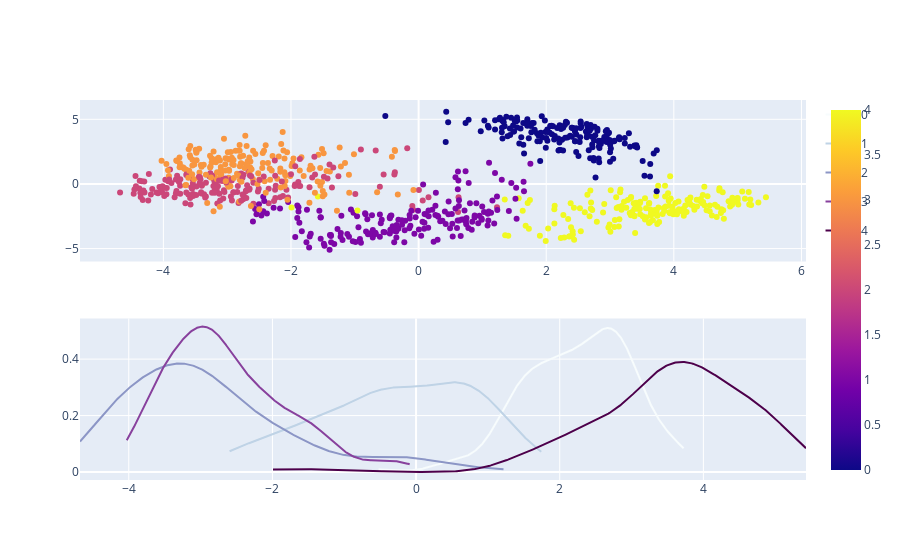

Source (notebook cell):
### Code cell
color_num = 5
fig1 = px.scatter(pca_df,   y= 'p2',    x= 'p1',    color = y
                 ,color_continuous_scale= color_spaces[color_num] 
                #  , color_discrete_sequence='T10' 
                 )

hist_data = [ pca_df[ pca_df.target == i ]['p1'] for i in y.unique()  ]
glabels = list(pca_df.target.unique())
colors = px.colors.sample_colorscale(color_spaces[color_num], len(y.unique()))
for i in glabels:    glabels[i] = str(i)
fig2 = ff.create_distplot(hist_data, group_labels = glabels, show_hist=False, show_rug=False
                          ,colors = colors)
# fig2.show()

fig = make_subplots(rows=2, cols = 1)
fig.add_trace(fig1.data[0], row=1, col=1)
for i in range(len(fig2.data)):    
    fig.add_trace(fig2.data[i], row=2, col=1)
fig.show()

### Figure 1 — Plotly figure (JSON) as saved in the notebook; plotly's stock layout.template omitted (floating-point values rounded to 4 significant figures; data arrays with more than 128 entries replaced by an {"elided": "..."} marker saying what was removed)
{"data": [{"hovertemplate": "p1=%{x}<br>p2=%{y}<br>color=%{marker.color}<extra></extra>", "legendgroup": "", "marker": {"color": {"elided": "901 int values"}, "coloraxis": "coloraxis", "symbol": "circle"}, "mode": "markers", "name": "", "orientation": "v", "showlegend": false, "type": "scatter", "x": {"elided": "901 float values"}, "xaxis": "x", "y": {"elided": "901 float values"}, "yaxis": "y"}, {"legendgroup": "0", "marker": {"color": "rgb(247, 252, 253)"}, "mode": "lines", "name": "0", "showlegend": true, "type": "scatter", "x": {"elided": "500 float values"}, "xaxis": "x2", "y": {"elided": "500 float values"}, "yaxis": "y2"}, {"legendgroup": "1", "marker": {"color": "rgb(191, 211, 230)"}, "mode": "lines", "name": "1", "showlegend": true, "type": "scatter", "x": {"elided": "500 float values"}, "xaxis": "x2", "y": {"elided": "500 float values"}, "yaxis": "y2"}, {"legendgroup": "2", "marker": {"color": "rgb(140, 150, 198)"}, "mode": "lines", "name": "2", "showlegend": true, "type": "scatter", "x": {"elided": "500 float values"}, "xaxis": "x2", "y": {"elided": "500 float values"}, "yaxis": "y2"}, {"legendgroup": "3", "marker": {"color": "rgb(136, 65, 157)"}, "mode": "lines", "name": "3", "showlegend": true, "type": "scatter", "x": {"elided": "500 float values"}, "xaxis": "x2", "y": {"elided": "500 float values"}, "yaxis": "y2"}, {"legendgroup": "4", "marker": {"color": "rgb(77, 0, 75)"}, "mode": "lines", "name": "4", "showlegend": true, "type": "scatter", "x": {"elided": "500 float values"}, "xaxis": "x2", "y": {"elided": "500 float values"}, "yaxis": "y2"}], "layout": {"xaxis": {"anchor": "y", "domain": [0, 1]}, "xaxis2": {"anchor": "y2", "domain": [0, 1]}, "yaxis": {"anchor": "x", "domain": [0.575, 1]}, "yaxis2": {"anchor": "x2", "domain": [0, 0.425]}}}
